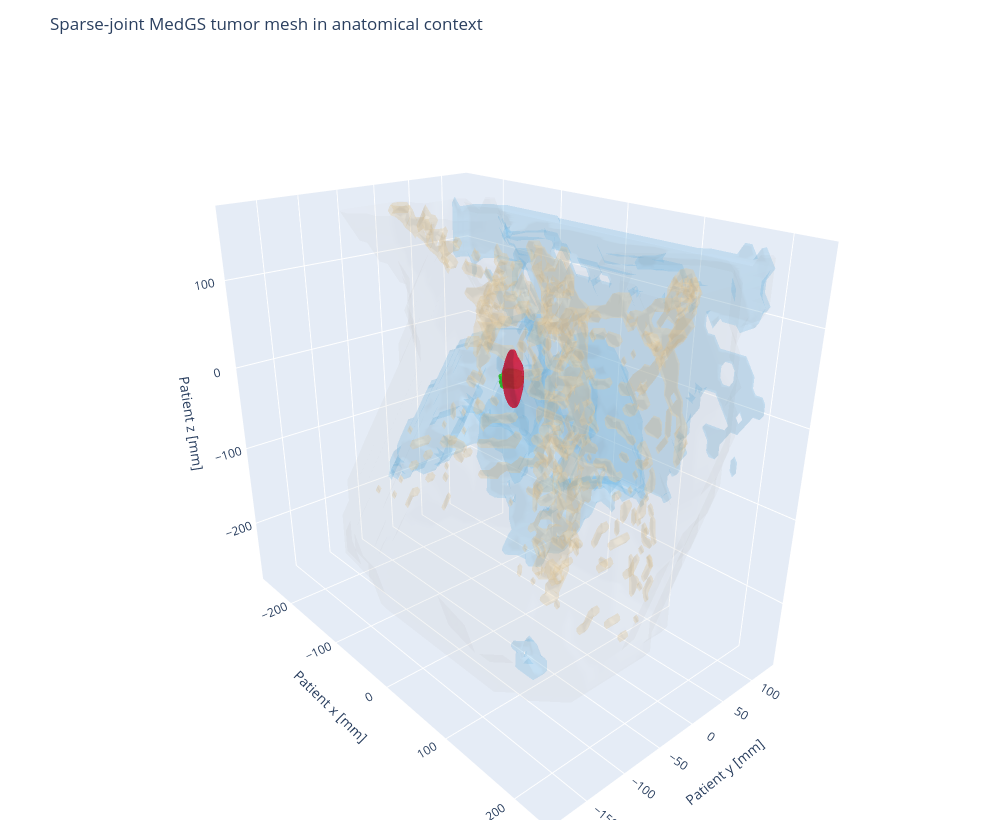

Notebook code for this chart:
### Markdown cell above
# 5. Experiment A — $\lambda_{\mathrm{seg}} = 1$

The image and segmentation branches have equal outer weight. The observed-mask Dice term and background-aware in-between penalty are active without additional amplification of the segmentation branch.

### Code cell
result_a = run_experiment(EXPERIMENTS[0])
show_training_history(result_a)
show_segmentation_diagnostics(result_a)
show_reconstruction(result_a)

### Figure 1 — Plotly figure (JSON) as saved in the notebook; plotly's stock layout.template omitted (floating-point values rounded to 4 significant figures; data arrays with more than 128 entries replaced by an {"elided": "..."} marker saying what was removed)
{"data": [{"color": "lightgray", "flatshading": false, "i": {"elided": "4924 int values"}, "j": {"elided": "4924 int values"}, "k": {"elided": "4924 int values"}, "name": "Body", "opacity": 0.07, "x": {"elided": "2503 float values"}, "y": {"elided": "2503 float values"}, "z": {"elided": "2503 float values"}, "type": "mesh3d"}, {"color": "lightskyblue", "flatshading": false, "i": {"elided": "13914 int values"}, "j": {"elided": "13914 int values"}, "k": {"elided": "13914 int values"}, "name": "Lungs", "opacity": 0.17, "x": {"elided": "6883 float values"}, "y": {"elided": "6883 float values"}, "z": {"elided": "6883 float values"}, "type": "mesh3d"}, {"color": "wheat", "flatshading": false, "i": {"elided": "9244 int values"}, "j": {"elided": "9244 int values"}, "k": {"elided": "9244 int values"}, "name": "Bones", "opacity": 0.22, "x": {"elided": "4638 float values"}, "y": {"elided": "4638 float values"}, "z": {"elided": "4638 float values"}, "type": "mesh3d"}, {"color": "limegreen", "flatshading": false, "i": {"elided": "4398 int values"}, "j": {"elided": "4398 int values"}, "k": {"elided": "4398 int values"}, "name": "RTSTRUCT tumor", "opacity": 0.78, "x": {"elided": "2199 float values"}, "y": {"elided": "2199 float values"}, "z": {"elided": "2199 float values"}, "type": "mesh3d"}, {"color": "crimson", "flatshading": false, "i": {"elided": "5864 int values"}, "j": {"elided": "5864 int values"}, "k": {"elided": "5864 int values"}, "name": "MedGS tumor", "opacity": 0.62, "x": {"elided": "2934 float values"}, "y": {"elided": "2934 float values"}, "z": {"elided": "2934 float values"}, "type": "mesh3d"}], "layout": {"scene": {"camera": {"eye": {"x": 1.55, "y": -1.35, "z": 0.95}, "up": {"x": 0.0, "y": 0.0, "z": 1.0}, "center": {"x": 0.0, "y": 0.0, "z": 0.0}}, "xaxis": {"title": {"text": "Patient x [mm]"}}, "yaxis": {"title": {"text": "Patient y [mm]"}}, "zaxis": {"title": {"text": "Patient z [mm]"}}, "aspectmode": "data"}, "legend": {"x": 0.01, "y": 0.99}, "margin": {"l": 0, "r": 0, "t": 60, "b": 0}, "title": {"text": "Sparse-joint MedGS tumor mesh in anatomical context"}, "width": 1000, "height": 820}}
